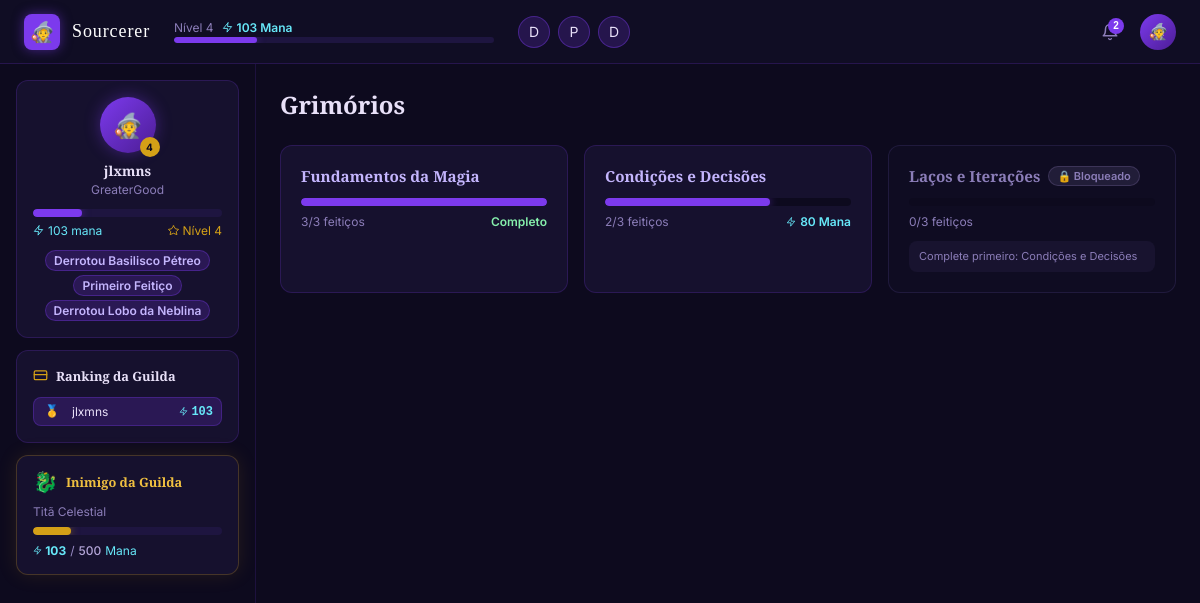
Page /content/ (signed in) on the earlier database version.
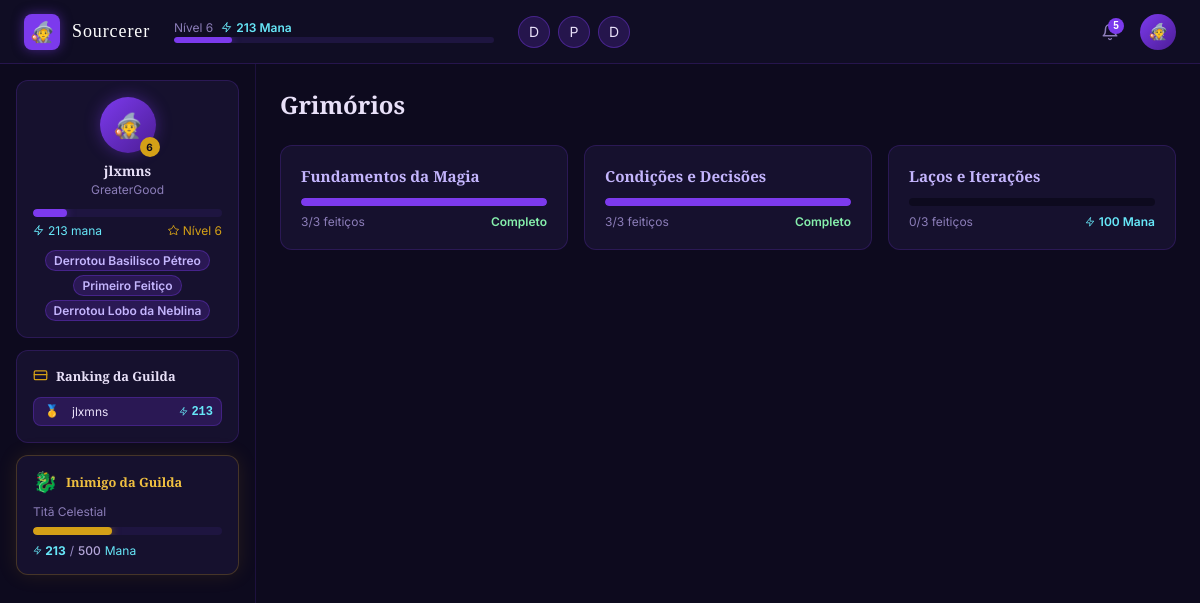
Same page on the later database version.
### accounts/models.py (models this page shows, shortened)
class StudentProfile(TimeStampedModel):
    user = models.OneToOneField(
        User,
        on_delete=models.CASCADE,
        related_name='student_profile',
        limit_choices_to={'role': User.Role.STUDENT}
    )
    avatar = models.ForeignKey(
        Avatar,
        on_delete=models.SET_NULL,
        null=True,
        blank=True,
        related_name='student_profiles'
    )
    mana = models.PositiveIntegerField(default=0)
    level = models.PositiveIntegerField(default=1)
    @property
    def mana_to_next_level(self):
        return 10 * (self.level + 1)
    @property
    def mana_progress_in_level(self):
        if self.level <= 1:
            return self.mana
        spent = 10 * (self.level * (self.level + 1) // 2 - 1)
        return self.mana - spent
    def level_progress_percent(self):
        needed = self.mana_to_next_level
        earned = self.mana_progress_in_level
        return min(100, int(earned / needed * 100)) if needed > 0 else 0

class User(AbstractUser):
    class Role(models.TextChoices):
        STUDENT = 'student', 'Aluno'
        TEACHER = 'teacher', 'Professor'
        ADMIN = 'admin', 'Administrador'
    role = models.CharField(max_length=10, choices=Role.choices, default=Role.STUDENT)
    def is_student(self):
        return self.role == self.Role.STUDENT

### content/models.py (models this page shows, shortened)
class Grimoire(models.Model):
    title = models.CharField(max_length=200)
    description = models.TextField(blank=True)
    text_content = models.TextField(help_text='Conteúdo teórico do grimório')
    order = models.PositiveIntegerField(unique=True)
    icon = models.CharField(
        max_length=50, default='book',
        help_text='Nome do ícone Lucide para representar este grimório'
    )
    mana_reward = models.PositiveIntegerField(
        default=50, help_text='Mana extra concedida ao completar todos os feitiços'
    )
    badge = models.ForeignKey(
        'Badge',
        on_delete=models.SET_NULL,
        null=True,
        blank=True,
        related_name='grimoires',
        help_text='Distintivo concedido ao completar este grimório'
    )
    depends_on = models.ManyToManyField(
        'self',
        symmetrical=False,
        blank=True,
        help_text='Grimórios que devem ser completados antes deste'
    )
    class Meta:
        verbose_name = 'Grimório'
        verbose_name_plural = 'Grimórios'
        ordering = ('order',)
    def required_spell_count(self):
        return self.spells.filter(is_required=True).count()
    def completed_required_count(self, student):
        return SpellCompletion.objects.filter(
            student=student,
            spell__grimoire=self,
            spell__is_required=True
        ).values('spell').distinct().count()
    def is_completed_by(self, student):
        required = self.required_spell_count()
        if required == 0:
            return True
        return self.completed_required_count(student) >= required
    def is_unlocked_for(self, student):
        for prereq in self.depends_on.all():
            if not prereq.is_completed_by(student):
                return False
        return True
    def unlock_requirements(self, student):
        missing = []
        for prereq in self.depends_on.all():
            if not prereq.is_completed_by(student):
                missing.append(prereq.title)
        return missing

### content/views.py (the view)
# urls.py: path('', views.grimoire_list, name='grimoire_list'),
@login_required
def grimoire_list(request):
    if not request.user.is_student():
        from django.contrib import messages
        messages.error(request, 'Acesso restrito a alunos.')
        from django.shortcuts import redirect
        return redirect('dashboard:teacher_dashboard')
    student = request.user.student_profile
    if not GuildMembership.objects.filter(student=student).exists():
        from django.shortcuts import redirect
        return redirect('students:no_guild')
    grimoires = Grimoire.objects.all().prefetch_related('spells')
    grimoires_data = []
    for grimoire in grimoires:
        total = grimoire.spells.count()
        completed = SpellCompletion.objects.filter(
            student=student,
            spell__grimoire=grimoire
        ).values('spell').distinct().count() if total > 0 else 0
        if total == 0:
            status = 'available'
        elif completed >= total:
            status = 'completed'
        elif not grimoire.is_unlocked_for(student):
            status = 'blocked'
        elif completed > 0:
            status = 'in_progress'
        else:
            status = 'available'
        grimoires_data.append({
            'grimoire': grimoire,
            'total': total,
            'completed': completed,
            'status': status,
            'unlock_requirements': grimoire.unlock_requirements(student) if status == 'blocked' else [],
        })
    context = {
        'grimoires_data': grimoires_data,
    }
    return render(request, 'content/grimoire_list.html', context)

### classes/models.py (called while the page is built)
    def student_count(self):
        return self.memberships.count()

    def total_mana(self):
        return self.memberships.aggregate(
            total=Sum('student__mana')
        )['total'] or 0

    def current_foe(self):
        return self.foe_progresses.filter(defeated=False).select_related('foe').first()

    def ranking(self):
        from accounts.models import StudentProfile
        return StudentProfile.objects.filter(
            guild_memberships__guild=self
        ).order_by('-mana', 'created_at')

    def mana_required(self, num_students: int) -> int:
        return self.hp * num_students

### templates/content/grimoire_list.html (shortened to what this page needs)
{% extends 'base.html' %}
{% load static %}
{% block extra_head %}
  <link rel="stylesheet" href="{% static 'css/student.css' %}">
{% endblock %}
{% block body_class %}student-page{% endblock %}
{% block content %}
  {% include 'components/student_header.html' %}
  <div class="student-layout">
    <div class="student-layout__sidebar">
      {% include 'components/student_sidebar.html' %}
    </div>
    <main class="student-layout__main">
      <h1 class="grimorio-list__title">Grimórios</h1>
      <div class="grimorio-list__grid">
        {% for data in grimoires_data %}
          {% if data.status == 'blocked' %}
            <div class="grimorio-list__card grimorio-list__card--blocked">
          {% else %}
            <a href="{% url 'content:grimoire_detail' data.grimoire.pk %}" class="grimorio-list__card">
          {% endif %}
            <h2 class="grimorio-list__card-title">
              {{ data.grimoire.title }}
              {% if data.status == 'blocked' %}
                <span class="grimorio-list__blocked-tag">🔒 Bloqueado</span>
              {% endif %}
            </h2>
            {% if data.total > 0 %}
              <div class="grimorio-list__progress">
                <div class="grimorio-list__progress-fill" style="width:{% widthratio data.completed data.total 100 %}%"></div>
              </div>
              <div class="grimorio-list__labels">
                <span class="grimorio-list__count">{{ data.completed }}/{{ data.total }} feitiços</span>
                {% if data.status == 'completed' %}
                  <span class="grimorio-list__status grimorio-list__status--complete">Completo</span>
                {% elif data.status != 'blocked' %}
                  <span class="grimorio-list__status grimorio-list__status--reward">
                    <svg width="10" height="10" viewBox="0 0 24 24" fill="none" stroke="currentColor" stroke-width="2" stroke-linecap="round" stroke-linejoin="round"><polygon points="13 2 3 14 12 14 11 22 21 10 12 10 13 2"/></svg>
                    {{ data.grimoire.mana_reward }} Mana
                  </span>
                {% endif %}
              </div>
            {% endif %}
            {% if data.status == 'blocked' and data.unlock_requirements %}
              <p class="grimorio-list__blocked-hint">
                Complete primeiro: {{ data.unlock_requirements|join:", " }}
              </p>
            {% endif %}
          {% if data.status == 'blocked' %}
            </div>
          {% else %}
            </a>
          {% endif %}
        {% empty %}
          <p class="grimorio-list__empty">Nenhum grimório disponível ainda.</p>
        {% endfor %}
      </div>
    </main>
  </div>
{% endblock %}

### templates/components/student_header.html (shortened to what this page needs)
{% load static %}
<header class="student-header">
  <div class="student-header__left">
    <a href="{% url 'dashboard:student_dashboard' %}" class="student-header__logo">
      <div class="student-header__logo-icon">🧙</div>
      <span class="student-header__logo-text">Sourcerer</span>
    </a>
  </div>
  <div class="student-header__xp-section">
    <div class="student-header__xp-labels">
      <span class="student-header__level">Nível {{ student.level }}</span>
      <span class="student-header__xp-num">
        <svg width="11" height="11" viewBox="0 0 24 24" fill="none" stroke="currentColor" stroke-width="2" stroke-linecap="round" stroke-linejoin="round"><polygon points="13 2 3 14 12 14 11 22 21 10 12 10 13 2"/></svg>
        {{ student.mana }} Mana
      </span>
    </div>
    <div class="student-header__xp-bar">
      <div class="student-header__xp-fill" style="width:{{ student.level_progress_percent }}%"></div>
    </div>
  </div>
  <div class="student-header__badges">
    {% for ub in equipped_badges %}
      <div class="student-header__badge" title="{{ ub.badge.name }}">
        {% if ub.badge.image %}
          <img src="{{ ub.badge.image.url }}" alt="{{ ub.badge.name }}">
        {% else %}
          {{ ub.badge.name|first }}
        {% endif %}
      </div>
    {% endfor %}
  </div>
  <div class="student-header__actions">
    <button class="student-header__bell"
            hx-get="{% url 'notifications:list' %}"
            hx-target="#notification-dropdown"
            hx-swap="innerHTML"
            onclick="this.nextElementSibling.classList.toggle('notification-dropdown--open')"
            aria-label="Notificações">
      {% if unread_count > 0 %}
        <span class="student-header__bell-dot">{{ unread_count }}</span>
      {% endif %}
    </button>
    <div class="student-header__avatar-wrapper"
         x-data="{ open: false }">
      <button class="student-header__avatar"
              @click="open = !open"
              @keydown.escape="open = false"
              aria-haspopup="true"
              :aria-expanded="open">
        🧙
      </button>
    </div>
  </div>
</header>

### templates/components/student_sidebar.html
<aside class="sidebar">
  <div class="sidebar__profile">
    <div class="sidebar__avatar-section">
      <div class="sidebar__avatar">🧙</div>
      {% if student.level %}
        <div class="sidebar__level-badge">{{ student.level }}</div>
      {% endif %}
    </div>
    <p class="sidebar__name">{{ request.user.first_name|default:request.user.username }}</p>
    <p class="sidebar__guild">
      {% if membership %}
        {{ membership.guild.name }}
      {% else %}
        Sem turma
      {% endif %}
    </p>
    <div class="sidebar__xp-section">
      <div class="sidebar__xp-bar">
        <div class="sidebar__xp-fill" style="width:{{ student.level_progress_percent }}%"></div>
      </div>
      <div class="sidebar__stats">
        <span class="sidebar__stat">
          <svg width="11" height="11" viewBox="0 0 24 24" fill="none" stroke="currentColor" stroke-width="2" stroke-linecap="round" stroke-linejoin="round"><polygon points="13 2 3 14 12 14 11 22 21 10 12 10 13 2"/></svg>
          {{ student.mana }} mana
        </span>
        <span class="sidebar__stat sidebar__stat--gold">
          <svg width="11" height="11" viewBox="0 0 24 24" fill="none" stroke="currentColor" stroke-width="2" stroke-linecap="round" stroke-linejoin="round"><polygon points="12 2 16.5 8.5 23 9.5 18 14.5 19.5 21 12 18 4.5 21 6 14.5 1 9.5 7.5 8.5 12 2"/></svg>
          Nível {{ student.level }}
        </span>
      </div>
    </div>
    <div class="sidebar__badges">
      {% if equipped_badges %}
        {% for ub in equipped_badges %}
          <span class="badge badge--purple">{{ ub.badge.name }}</span>
        {% endfor %}
      {% else %}
        <p class="sidebar__no-badges">Sem distintivos</p>
      {% endif %}
    </div>
  </div>
  {% if membership %}
    <div class="sidebar__card">
      <div class="sidebar__card-header">
        <svg width="15" height="15" viewBox="0 0 24 24" fill="none" stroke="#d4a017" stroke-width="2" stroke-linecap="round" stroke-linejoin="round"><rect x="2" y="3" width="20" height="14" rx="2"/><line x1="2" y1="9" x2="22" y2="9"/></svg>
        <span class="sidebar__card-title">Ranking da Guilda</span>
      </div>
      {% if guild_ranking %}
        {% for entry in guild_ranking|slice:":5" %}
          <div class="sidebar__rank-item{% if entry.is_me %} sidebar__rank-item--me{% endif %}">
            <span class="sidebar__rank-pos">
              {% if entry.position == 1 %}🥇{% elif entry.position == 2 %}🥈{% elif entry.position == 3 %}🥉{% else %}#{{ entry.position }}{% endif %}
            </span>
            <span class="sidebar__rank-name">{{ entry.student.user.first_name|default:entry.student.user.username }}</span>
            <span class="sidebar__rank-xp">
              <svg width="9" height="9" viewBox="0 0 24 24" fill="none" stroke="currentColor" stroke-width="2" stroke-linecap="round" stroke-linejoin="round"><polygon points="13 2 3 14 12 14 11 22 21 10 12 10 13 2"/></svg>
              {{ entry.student.mana }}
            </span>
          </div>
        {% endfor %}
      {% endif %}
    </div>
    {% if current_foe %}
      <div class="sidebar__card sidebar__card--gold">
        <div class="sidebar__card-header">
          <span class="sidebar__card-icon">🐉</span>
          <span class="sidebar__card-title sidebar__card-title--gold">Inimigo da Guilda</span>
        </div>
        <p class="sidebar__foe-name">{{ current_foe.foe.name }}</p>
        <div class="sidebar__foe-bar">
          <div class="sidebar__foe-fill" style="width:{{ foe_progress_percent }}%"></div>
        </div>
        <p class="sidebar__foe-sub">
          <span class="sidebar__foe-amount">
            <svg width="9" height="9" viewBox="0 0 24 24" fill="none" stroke="currentColor" stroke-width="2" stroke-linecap="round" stroke-linejoin="round"><polygon points="13 2 3 14 12 14 11 22 21 10 12 10 13 2"/></svg>
            {{ guild_total_mana }}
          </span>
          <span class="sidebar__foe-sep" aria-hidden="true">/</span>
          <span class="sidebar__foe-required">{{ foe_mana_required }}</span>
          <span class="sidebar__foe-label">Mana</span>
        </p>
      </div>
    {% endif %}
  {% endif %}
</aside>

Differences in the rows shown:
changed StudentProfile "jlxmns": level "4" → "6"; mana "103" → "213"; student.mana "103" → "213"
shown differently, row unchanged: Grimoire "Condições e Decisões": completed "2" → "3"; grimoire.mana_reward "80" → (not shown); text "Mana" → "Completo"
shown differently, row unchanged: Grimoire "Laços e Iterações": grimoire.mana_reward (not shown) → "100"; unlock_requirements "Condições e Decisões" → (not shown); text "🔒 Bloqueado Complete primeiro:" → "Mana"
Other differences:
{{ unread_count }}: "2" → "5"
{{ foe_progress_percent }}: 20 → 42 (drawn)
{{ guild_total_mana }}: "103" → "213"
